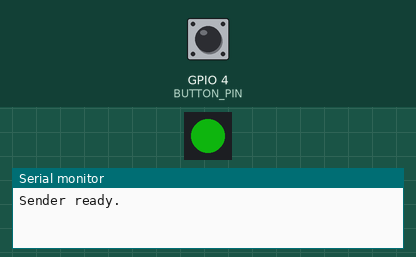
This sketch was run on a simulated ESP32-S3. On the bench: 1 RGB LEDs in strip order, left to right, the last lines printed to the serial monitor. The inputs (shaded band) are chosen by the test bench; at power-on: GPIO 4 (BUTTON_PIN) HIGH. Dim RGB values are drawn brighter than linear.

Above: at 1.2 s.
1.3 s: GPIO 4 (BUTTON_PIN) pulled LOW for 0.15 s
At 1.9 s:
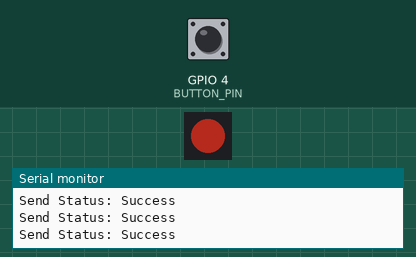
Timing chart, 0 to 4.3 s (numbered marks = the images above; inputs shaded):
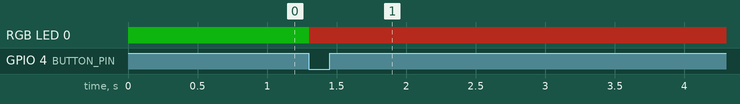

The sketch:

sender.ino
```cpp
#include <WiFi.h>
#include <esp_now.h>
#include <Adafruit_NeoPixel.h>
#include "esp_wifi.h"

// ----------------------
// Hardware Setup
// ----------------------
#define BUTTON_PIN 4
#define NEOPIXEL_PIN 48     // ⭐ BUILT-IN LED ON ESP32-S3
#define NUM_PIXELS 1

Adafruit_NeoPixel pixel(NUM_PIXELS, NEOPIXEL_PIN, NEO_GRB + NEO_KHZ800);

// ----------------------
// ESP-NOW receiver MAC
// (replace with whichever device is the receiver)
// ----------------------
uint8_t receiverMAC[] = { 0x14, 0x08, 0x08, 0xA5, 0xA8, 0xA8 };


// ----------------------
uint8_t currentState = 0;   // 0 = GREEN, 1 = RED


// =====================================================================
// ESP-NOW send callback — REQUIRED SIGNATURE FOR ESP32-S3 (Core 3.x)
// =====================================================================
void onSent(const wifi_tx_info_t *mac_addr, esp_now_send_status_t status) {
  Serial.print("Send Status: ");
  Serial.println(status == ESP_NOW_SEND_SUCCESS ? "Success" : "Fail");
}


// =====================================================================
// Update the onboard NeoPixel to show the state
// =====================================================================
void updatePixel() {
  pixel.clear();
  if (currentState == 0)
    pixel.setPixelColor(0, pixel.Color(20, 255, 20));  // GREEN
  else
    pixel.setPixelColor(0, pixel.Color(255, 60, 40));  // RED

  pixel.show();
}


// =====================================================================
// SETUP
// =====================================================================
void setup()
{
  Serial.begin(115200);
  pinMode(BUTTON_PIN, INPUT_PULLUP);

  pixel.begin();
  pixel.setBrightness(64);
  updatePixel();

  // -------- WiFi Init --------
  WiFi.mode(WIFI_STA);
  WiFi.disconnect();
  esp_wifi_start();

  // Lock channel 1 (receiver must match)
  esp_wifi_set_channel(1, WIFI_SECOND_CHAN_NONE);

  // -------- ESP-NOW Init --------
  if (esp_now_init() != ESP_OK) {
    Serial.println("ESP-NOW init failed!");
    while (true);
  }

  esp_now_register_send_cb(onSent);

  // Add receiver peer
  esp_now_peer_info_t peerInfo = {};
  memcpy(peerInfo.peer_addr, receiverMAC, 6);
  peerInfo.channel = 1;
  peerInfo.encrypt = false;

  if (esp_now_add_peer(&peerInfo) != ESP_OK) {
    Serial.println("Failed to add peer!");
    while (true);
  }

  Serial.println("Sender ready.");
}


// =====================================================================
// LOOP — blast packets for 5 seconds when button pressed
// =====================================================================
void loop()
{
  if (digitalRead(BUTTON_PIN) == LOW)
  {
    // Toggle state
    currentState ^= 1;
    updatePixel();

    Serial.println("Button pressed — blasting packets...");

    // 11-second broadcast, every 25 ms (best reliability)
    uint32_t start = millis();
    while (millis() - start < 11000)
    {
      esp_now_send(receiverMAC, &currentState, sizeof(currentState));
      delay(25);
    }

    Serial.println("Blast complete.");
  }
}
```

Measured:
- after the input at 1.3 s, RGB LED 0: RGB(5, 64, 5) → RGB(64, 15, 10) at once
